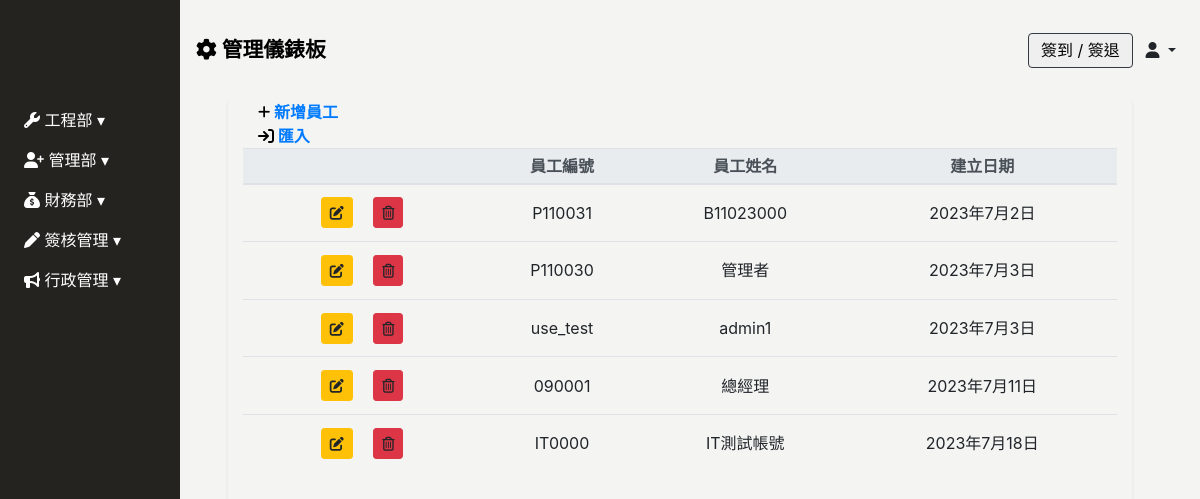
/employee/, run on an earlier commit of the app's database.
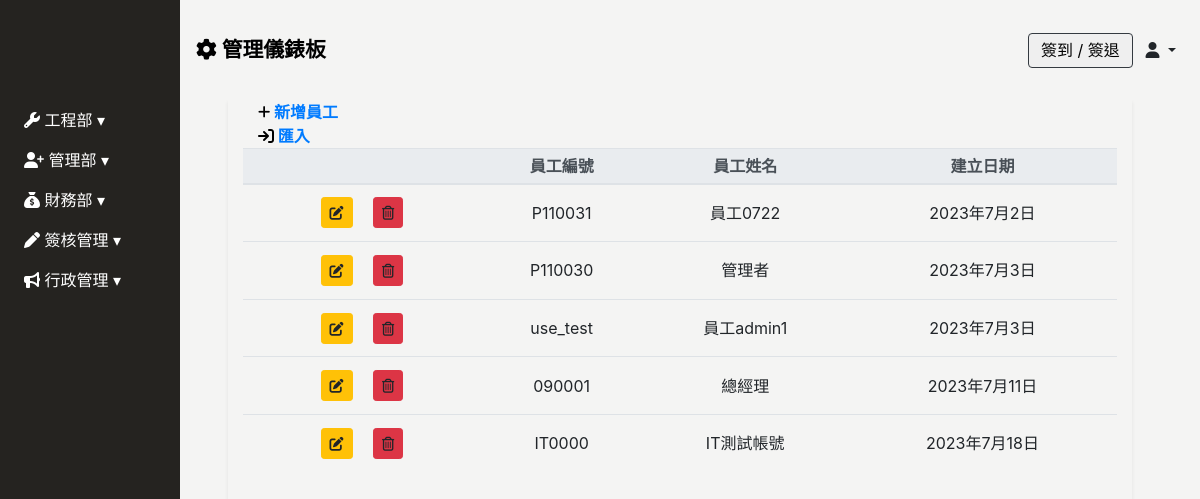
And on a later commit of the database.
### Backend/models.py (models this page shows)
class Employee(models.Model):
    GENDER_CHOICES = [
        ('M', '男'),
        ('F', '女'),
    ]
    BLOOD_TYPE_CHOICES = [
        ('A', 'A型'),
        ('B', 'B型'),
        ('AB','AB型'),
        ('O', 'O型'),
    ]
    MARITAL_STATUS_CHOICES = [
        ('M', '已婚'),
        ('S', '未婚'),
        ('D', '離異'),
    ]
    MILITARY_STATUS_CHOICES = [
        ('M', '義務役'),
        ('E', '免服役'),
        ('A', '替代役'),
    ]
    user = models.OneToOneField(User, null=True, blank=True, on_delete=models.CASCADE)
    full_name = models.CharField(max_length=10, null=True, blank=True, verbose_name='員工名稱')
    employee_id	 = models.CharField(max_length=30, blank=True,verbose_name='員工ID')
    position = models.CharField(max_length=30, null=True, blank=True, verbose_name='職稱')
    phone_number = models.CharField(max_length=20, null=True, blank=True,verbose_name='手機號碼')
    contact_number = models.CharField(max_length=20, null=True, blank=True,verbose_name='聯絡電話')
    start_date = models.DateField(null=True, blank=True, verbose_name='到職日期')
    seniority = models.DecimalField(max_digits=3, decimal_places=1, null=True, blank=True, verbose_name='目前年資')
    id_number = models.CharField(max_length=20, null=True, blank=True, verbose_name='身份證字號')
    birthday = models.DateField(null=True, blank=True, verbose_name='出生日期')
    age = models.IntegerField(null=True, blank=True, verbose_name='年齡')
    gender = models.CharField(max_length=1, choices=GENDER_CHOICES, null=True, blank=True, verbose_name='性別')
    blood_type = models.CharField(max_length=2, choices=BLOOD_TYPE_CHOICES, null=True, blank=True, verbose_name='血型')
    birth_place = models.CharField(max_length=100, null=True, blank=True, verbose_name='出生地')
    marital_status = models.CharField(max_length=1, choices=MARITAL_STATUS_CHOICES, null=True, blank=True, verbose_name='婚姻狀況')
    military_status = models.CharField(max_length=1, choices=MILITARY_STATUS_CHOICES, null=True, blank=True, verbose_name='兵役狀況')
    permanent_address = models.CharField(max_length=50, null=True, blank=True, verbose_name='戶籍地址')
    current_address_city = models.CharField(max_length=50, null=True, blank=True, verbose_name='現居地址縣市')
    current_address = models.CharField(max_length=50, null=True, blank=True, verbose_name='現居地址')
    location = models.CharField(max_length=50, null=True, blank=True, verbose_name='所在地')
    company_email = models.EmailField(null=True, blank=True, verbose_name='公司E_Mail')
    personal_email = models.EmailField(null=True, blank=True, verbose_name='個人E_Mail')
    emergency_contact = models.CharField(max_length=50, null=True, blank=True, verbose_name='緊急聯絡人1')
    emergency_contact_relations = models.CharField(max_length=50, null=True, blank=True, verbose_name='關係1')
    emergency_contact_phone = models.CharField(max_length=20, null=True, blank=True, verbose_name='聯絡人電話1')
    created_date = models.DateField(default=timezone.now,verbose_name='建立日期')
    update_date = models.DateField(auto_now=True, verbose_name='更新日期')
    class Meta:
        verbose_name = "員工"   # 單數
        verbose_name_plural = verbose_name   #複數

### Frontend/views.py (the view)
# urls.py: path('employee/', views.Employee_list.as_view(), name='employee_list'),
class Employee_list(ListView):
    model = Employee
    template_name = 'employee/employee.html'
    context_object_name = 'employee'

### Frontend/templates/employee/employee.html (shortened to what this page needs)
{% extends 'base/base_dashboard.html' %}
{% block import %}
{% load static%}
<link rel="stylesheet" href="{% static 'css/employee/employee.css' %}">
{% endblock %}
{% block main %}
<div class="main px-3 px-md-5" id="employee-app">
    <div class="employee-table container shadow-sm table-responsive-lg">
        <table class="table table-sm table-hover text-center" id="table"  data-toggle="table" data-sortable="true" data-show-export="true"
        data-export-options='{"ignoreColumn": [0]}' data-toolbar="#toolbar"  data-pagination="true" data-height="520" data-sticky-header="true"
        data-search="true" data-show-columns="true" data-show-columns-toggle-all="true">
            <div id="toolbar">
                <div class="employee-header container-fluid">
                    <a href="" class="font-weight-bold" id="sys_new" data-toggle="modal"data-target="#employee-modal">
                        <i class="fa-solid fa-plus fa-sm" style="color: #000000;"></i> 新增員工
                    </a>
                    <br>
                    <a href="" class="font-weight-bold" id="" >
                        <i class="fa-solid fa-arrow-right-to-bracket" style="color: #000000;"></i> 匯入
                    </a>
                </div>
            </div>
            <thead class="thead-light">
                <tr class="text-nowrap">
                    <th></th>
                    <th data-field="employee_id" data-sortable="true">員工編號</th>
                    <th data-field="full_name" data-sortable="true">員工姓名</th>
                    <th data-field="created_date" data-sortable="true">建立日期</th>
                </tr>
            </thead>
            <tbody>
                {% for p in employee %}
                {% if p.user.is_active %}
                <tr>
                    <td>
                        <a type="button" data-url="project_confirmation" data-id="" class="sys_get btn btn-sm btn-warning my-2 mx-md-2" data-toggle="modal"
                            data-target="#project-confirmation-modal"><i class="fas fa-edit"></i></a>
                        <a data-url="project_confirmation" data-id="" type="button" class="sys_del btn btn-sm btn-danger my-2 mx-md-2"><i class="far fa-trash-alt"></i></a>
                    </td>
                    <td>{{ p.employee_id }} </td>
                    <td>{{ p.full_name }}</td>
                    <td>{{ p.created_date }}</td>
                </tr>
                {% endif %}
                {% endfor %}
            </tbody>
        </table>
    </div>
</div>
{% endblock %}

### Frontend/templates/base/base_dashboard.html (shortened to what this page needs)
<!DOCTYPE html>
<html lang="zh-Hant">
<head>
    <link rel="stylesheet" href="https://stackpath.bootstrapcdn.com/bootstrap/4.2.1/css/bootstrap.min.css"
>
    <link rel="stylesheet" href="https://cdnjs.cloudflare.com/ajax/libs/font-awesome/6.4.0/css/all.min.css">
    <link href="https://unpkg.com/bootstrap-table@1.22.1/dist/bootstrap-table.min.css" rel="stylesheet">
    <link href="https://cdn.rawgit.com/harvesthq/chosen/gh-pages/chosen.min.css" rel="stylesheet" />
    {% load static%}
    <link rel="stylesheet" href="{% static 'css/base/base.css' %}">
    <link rel="stylesheet" href="{% static 'css/index/index-login.css' %}">
    <link href="https://cdn.jsdelivr.net/npm/select2@4.1.0-rc.0/dist/css/select2.min.css" rel="stylesheet" />
    {% block import %}
    {% endblock %}
</head>
<body>
    {% include 'base/sidebar.html' %}
    {% include 'base/header.html' %}
    {% block main %}
    {% endblock %}
</body>
<link href="https://cdn.jsdelivr.net/npm/sweetalert2@11.7.16/dist/sweetalert2.min.css
" rel="stylesheet">
</html>

### Frontend/templates/base/sidebar.html (shortened to what this page needs)
<div class="sidebar pl-2 collapse width show" id="sidebarCollapse">
    <div class="sidebar-logo">
    </div>
    <ul class="nav flex-column">
        <li class="nav-item">
            <a class="nav-link collapsed" href="#" data-target="#engineerCollapse" data-toggle="collapse" aria-expanded="false" aria-controls="engineerCollapse">
                <i class="fa-solid fa-wrench" style="color: #ffffff;"></i> 工程部
            </a>
        </li>
        <li class="nav-item">
            <a class="nav-link collapsed" href="#" data-target="#personnelCollapse" data-toggle="collapse" aria-expanded="false" aria-controls="personnelCollapse">
                <i class="fa-solid fa-user-plus" style="color: #ffffff;"></i> 管理部
            </a>
        </li>
        <li class="nav-item">
            <a class="nav-link collapsed" href="#financialCollapse" data-toggle="collapse" aria-expanded="false" aria-controls="financialCollapse">
                <i class="fa-solid fa-sack-dollar" style="color: #ffffff;"></i> 財務部
            </a>
        </li>
        <li class="nav-item">
            <a class="nav-link collapsed" href="#reimbursementCollapse" data-toggle="collapse" aria-expanded="false" aria-controls="reimbursementCollapse">
                <i class="fa-solid fa-pen" style="color: #ffffff;"></i> 簽核管理
            </a>
        </li>
        <li class="nav-item">
            <a class="nav-link collapsed" href="#newsCollapse" data-toggle="collapse" aria-expanded="false" aria-controls="newsCollapse">
                <i class="fa-solid fa-bullhorn" style="color: #ffffff;"></i> 行政管理
            </a>
        </li>
    </ul>
</div>

### Frontend/templates/base/header.html (shortened to what this page needs)
<header class="d-flex justify-content-between align-items-center px-3">
    <div>
        <a href="{% url 'index' %}" style="color: #000; text-decoration: none;">
            <span class="font-weight-bold" style="font-size: clamp(1rem, 2vw, 1.3rem);">
                <i class="fa-solid fa-gear"></i> 管理儀錶板
            </span>
        </a>
    </div>
    <div>
        <button type="button" class="border border-dark rounded mr-2" data-toggle="modal" data-target="#clock-inout" @click="catchDateTime">
            簽到 / 簽退
        </button>
        <span class="dropdown-toggle mr-2" data-toggle="dropdown">
            <i class="fa-solid fa-user"></i> {{ request.user.employee.full_name }}
        </span>
    </div>
</header>
{% load static %}

### static/css/base/base.css (style rules this page uses)
:root { --sidebar-width: 180px; --theme-black: #252320; --theme-white: #f4f4f3; }
body { background: var(--theme-white); }

### static/css/index/index-login.css (style rules this page uses)
.sidebar { width: var(--sidebar-width); height: 100vh; background: var(--theme-black); position: fixed; overflow: hidden; z-index: 2; }
.sidebar a { color: #fff; font-size: 1rem; }
.sidebar .nav-link[data-toggle].collapsed:after { content: "\25BE"; }
.sidebar-logo { height: 100px; }
.main { width: calc(100vw - var(--sidebar-width) - 20px); position: relative; left: var(--sidebar-width); top: 100px; }
header { width: calc(100vw - var(--sidebar-width)); height: 100px; background: var(--theme-white); position: fixed; left: var(--sidebar-width); z-index: 1; }
header button { width: 105px; height: 35px; }

### static/css/employee/employee.css (style rules this page uses)
.employee-table { height:70vh; overflow:scroll; }
thead tr:nth-child(1) th { position: sticky; top: 0; z-index: 1; }
.employee-table td { vertical-align: middle; }

What changed in the data, as far as the page shows it:
changed Employee (number 1 of 5 on the later page): full_name "B11023000" → "員工0722"
changed Employee "use_test": full_name "admin1" → "員工admin1"
